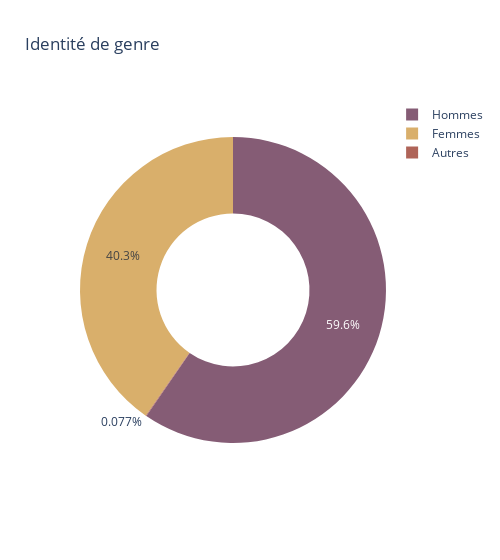

Notebook cell for this chart:
### Markdown cell above
*Genre*

### Code cell
mapping = {'M': 'Hommes', 'F': 'Femmes', 'A': 'Autres'}
genre = plotVariable(demographics, 'sexe', mapping=mapping)

px.pie(
    names = genre['labels'],
    values = genre['count'],
    hole=0.5,
    title='Identité de genre',
    width=500,
    color_discrete_sequence= px.colors.qualitative.Antique   
)

### Figure 1 — Plotly figure (JSON) as saved in the notebook; plotly's stock layout.template omitted (floating-point values rounded to 4 significant figures)
{"data": [{"domain": {"x": [0, 1], "y": [0, 1]}, "hole": 0.5, "hovertemplate": "label=%{label}<br>value=%{value}<extra></extra>", "labels": ["Hommes", "Femmes", "Autres"], "legendgroup": "", "name": "", "showlegend": true, "type": "pie", "values": [1548, 1048, 2]}], "layout": {"legend": {"tracegroupgap": 0}, "piecolorway": ["rgb(133, 92, 117)", "rgb(217, 175, 107)", "rgb(175, 100, 88)", "rgb(115, 111, 76)", "rgb(82, 106, 131)", "rgb(98, 83, 119)", "rgb(104, 133, 92)", "rgb(156, 156, 94)", "rgb(160, 97, 119)", "rgb(140, 120, 93)", "rgb(124, 124, 124)"], "title": {"text": "Identité de genre"}, "width": 500}}
